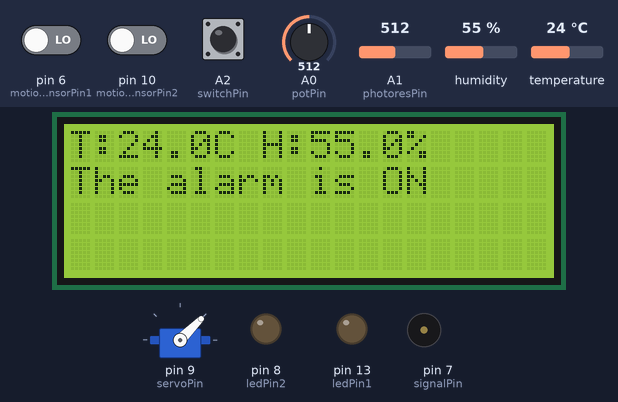
Bench run of a sketch on a simulated Arduino Uno, built with avr-gcc and run on an emulated ATmega328P. Parts: servo, 20×4 character LCD, output pins drawn as LEDs (lit = HIGH), buzzer (waves = sounding). Dashed ring = blinking. Inputs (shaded band) come from the test bench; at power-on: A2 (switchPin) HIGH, pin 10 (motionSensorPin2) LOW, A0 (potPin) = 512, pin 6 (motionSensorPin1) LOW, A1 (photoresPin) = 512, humidity 55 %, temperature 24 °C.

Above: at 1.2 s.
1.3 s: A2 (switchPin) pulled LOW for 0.15 s
At 1.38 s:
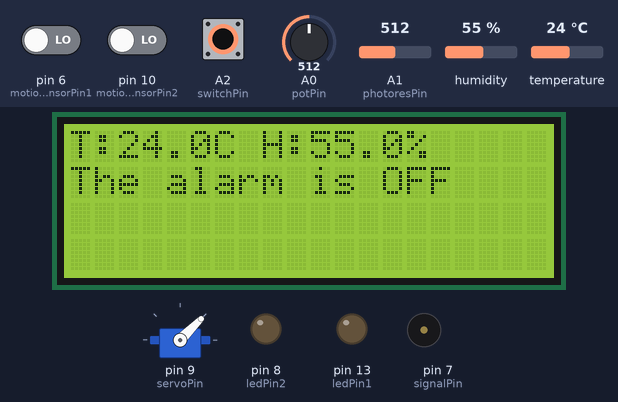
2.9 s: pin 10 (motionSensorPin2) driven HIGH
At 3.35 s:
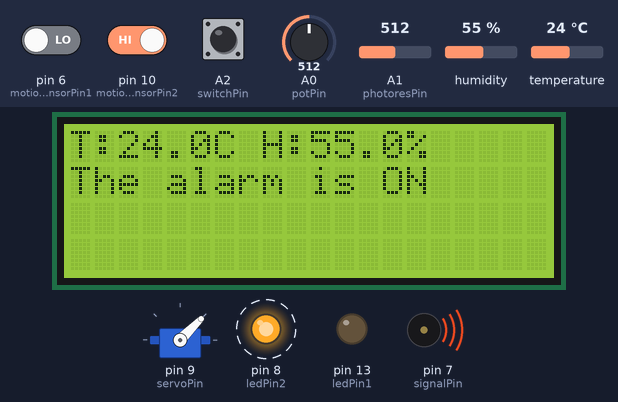
5.3 s: A0 (potPin) set to 716
At 5.75 s:
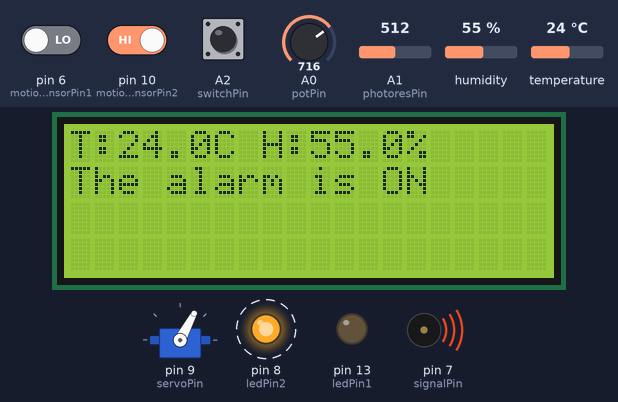
7.7 s: pin 6 (motionSensorPin1) driven HIGH
At 8.16 s:
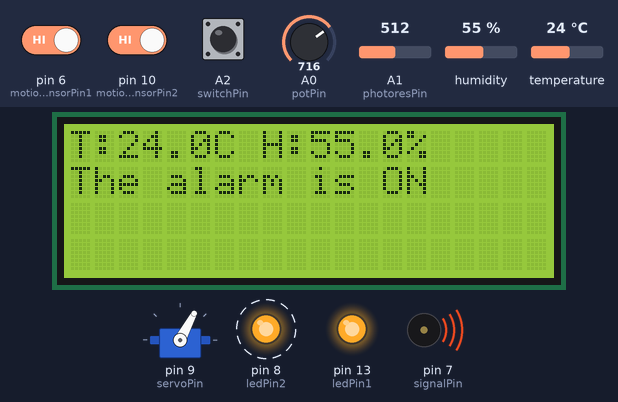
10.1 s: A0 (potPin) set to 992
At 10.57 s:
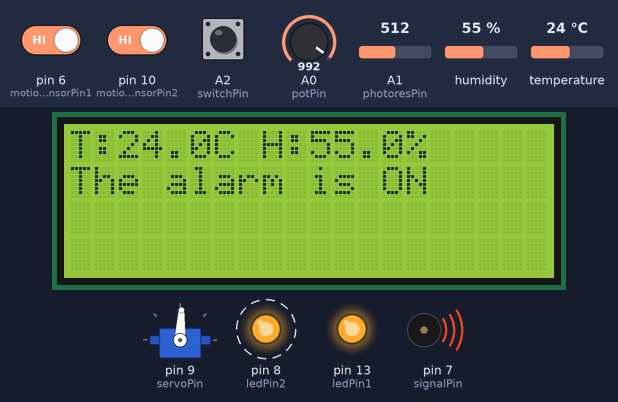
12.5 s: A1 (photoresPin) set to 403
14.0 s: A1 (photoresPin) set to 373
At 14.18 s:
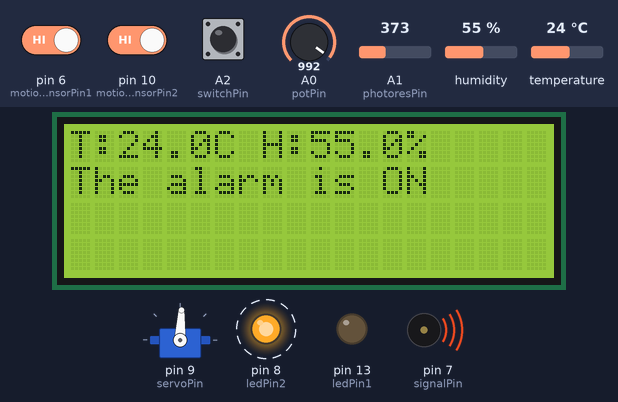
Timing chart, 0 to 17.4 s (numbered marks = the images above; inputs shaded):
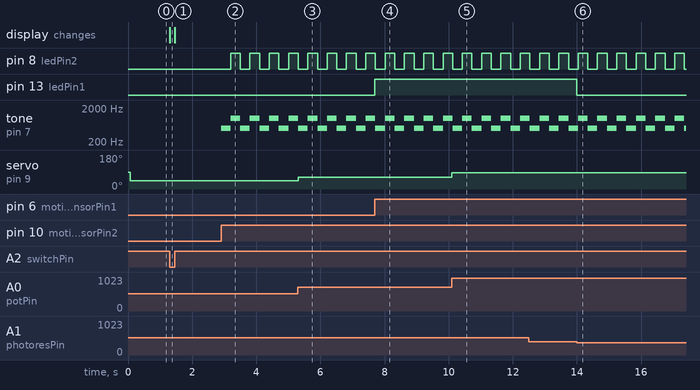

Measured:
- the behaviour switches between 391 and 390 on A1 (photoresPin) (found by bisection; images 5 and 6)
- after the input at 1.3 s, the display: changes at once (image 1)
- after the input at 2.9 s, pin 8 (ledPin2): alternates HIGH for 0.30 s and LOW for 0.30 s, starting after 0.30 s; tone on pin 7 (signalPin): alternates 1000 Hz for 0.30 s and 500 Hz for 0.30 s, starting at once
- after the input at 5.3 s, servo on pin 9 (servoPin): 45° → 62° at once
- after the input at 7.7 s, pin 13 (ledPin1): LOW → HIGH at once
- after the input at 10.1 s, servo on pin 9 (servoPin): 62° → 87° at once
- after the input at 14.0 s, pin 13 (ledPin1): HIGH → LOW at once

The sketch:

Test_emulator.ino
```cpp
#include <LiquidCrystal.h>
#include <DHT.h>
#include <Servo.h>

// Определение пинов для подключения LCD дисплея
const int rs = 12, en = 11, d4 = 5, d5 = 4, d6 = 3, d7 = 2;
LiquidCrystal lcd(rs, en, d4, d5, d6, d7);

#define motionSensorPin1 6 // Пин датчика движения
#define motionSensorPin2 10
#define ledPin1 13 // светодиод (свет)
#define ledPin2 8 // светодиод (сигнализация)
#define DHTPIN A3 // Пин, к которому подключен DATA вывод DHT22
#define DHTTYPE DHT22 // Тип датчика DHT22
#define potPin A0 // Пин потенциометра
#define servoPin 9 // Пин сервопривода
#define photoresPin A1 //Пин фоторезистора
#define switchPin A2 // Пин переключателя (вкл/выкл сигнализация)
#define signalPin 7 // Пин сигнализации (звук)

DHT dht(DHTPIN, DHTTYPE);
// Создание экземпляра объекта сервопривода
Servo myServo;

float h = 0;
float t = 0;
int lx = 390; //значение зависит от используемого фоторезистора (390 = 200 lx)
unsigned long previousMillis = 0;
const long interval = 300;
int ledState = HIGH;

void setup() {
  // Настройка пинов для входа
  pinMode(motionSensorPin1, INPUT);
  pinMode(motionSensorPin2, INPUT);
  pinMode(DHTPIN, INPUT);
  pinMode(potPin, INPUT);
  pinMode(photoresPin, INPUT);
  pinMode(switchPin, INPUT_PULLUP);

  // Настройка пинов для выхода
  pinMode(ledPin1, OUTPUT);
  pinMode(ledPin2, OUTPUT);
  pinMode(signalPin, OUTPUT);
  pinMode(servoPin, OUTPUT);

  // Инициализация DHT22
  dht.begin();

  // Настройка сервопривода
  myServo.attach(servoPin);

  Serial.begin(9600);

  // Инициализация LCD дисплея
  lcd.begin(20, 4);
}

void loop() {
  // Считывание температуры и влажности
  h = dht.readHumidity();
  t = dht.readTemperature();

  char temp[8];
  char hum[8];
  dtostrf(t, 4, 1, temp);
  dtostrf(h, 4, 1, hum);

  // Вывод температуры и влажности
  lcd.setCursor(0, 0);
  lcd.print("T:");
  lcd.print(temp);
  lcd.print("C");
  lcd.print(" H:");
  lcd.print(hum);
  lcd.print("%");

  // Считывание значения с потенциометра
  int potValue = analogRead(potPin);

  // Преобразование значения от 0 до 1023 в угол от 0 до 90
  int angle = map(potValue, 0, 1023, 0, 90);

  // Поворот сервопривода на заданный угол
  myServo.write(angle);

  // Чтение значения с фоторезистора
  int valuePhotores = analogRead(photoresPin);
  int resultPhotores = (valuePhotores > lx) ? 1 : 0;

  // Чтение состояния датчика движения 1
  int pirState1 = digitalRead(motionSensorPin1);

  digitalWrite(ledPin1, resultPhotores*pirState1);

  //считываение состояния переключателя
  int switchState = digitalRead(switchPin);
  unsigned long currentMillis = millis();

  if (switchState == HIGH) {
    // Чтение состояния PIR датчика
    int pirState2 = digitalRead(motionSensorPin2);
    if (pirState2 == HIGH) {
        if (currentMillis - previousMillis >= interval) {
          previousMillis = currentMillis;
          if (ledState == LOW)
            ledState = HIGH;
          else
            ledState = LOW;
          digitalWrite(ledPin2, ledState);
          tone(signalPin, 500 + ledState*500);
        }
    } else {
      digitalWrite(ledPin2, LOW);
      noTone(signalPin);
      lcd.setCursor(0, 1);
      lcd.print("The alarm is ON ");}
  } else {
    digitalWrite(ledPin2, LOW);
    noTone(signalPin);
    lcd.setCursor(0, 1);
    lcd.print("The alarm is OFF");
  }

}
```
